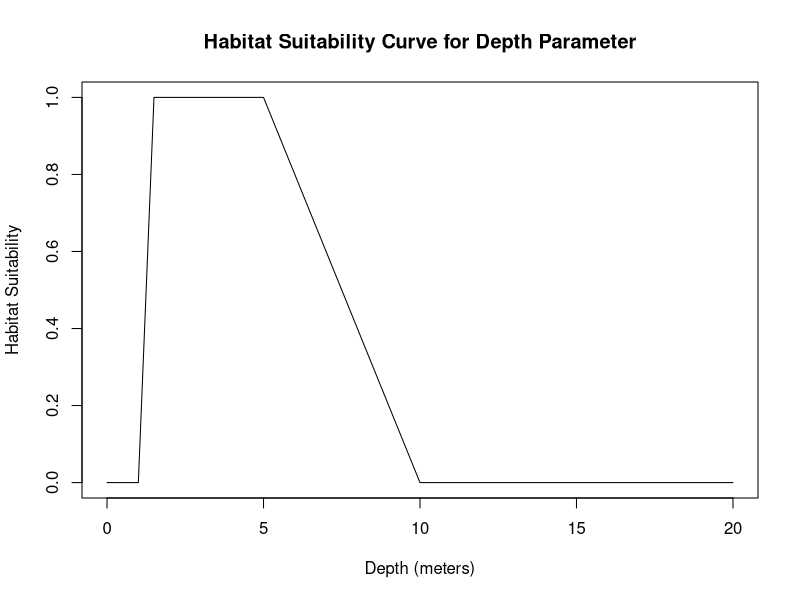
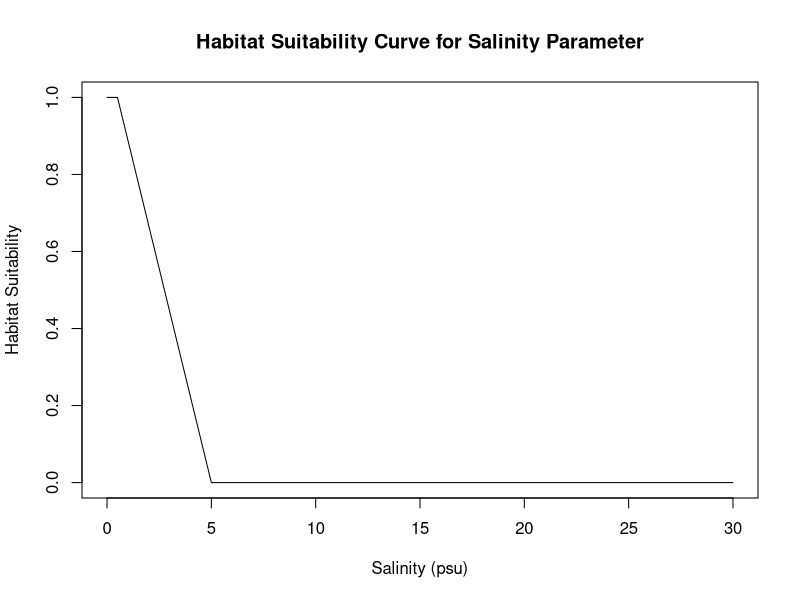
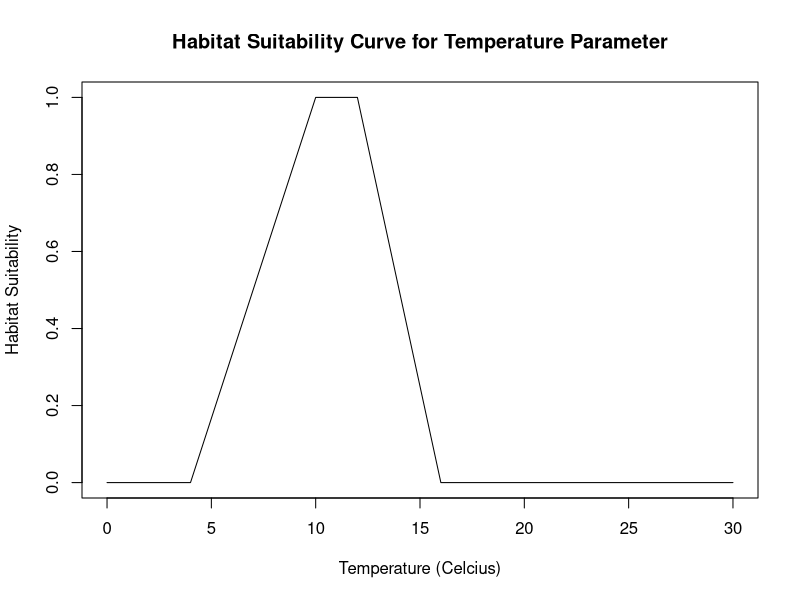
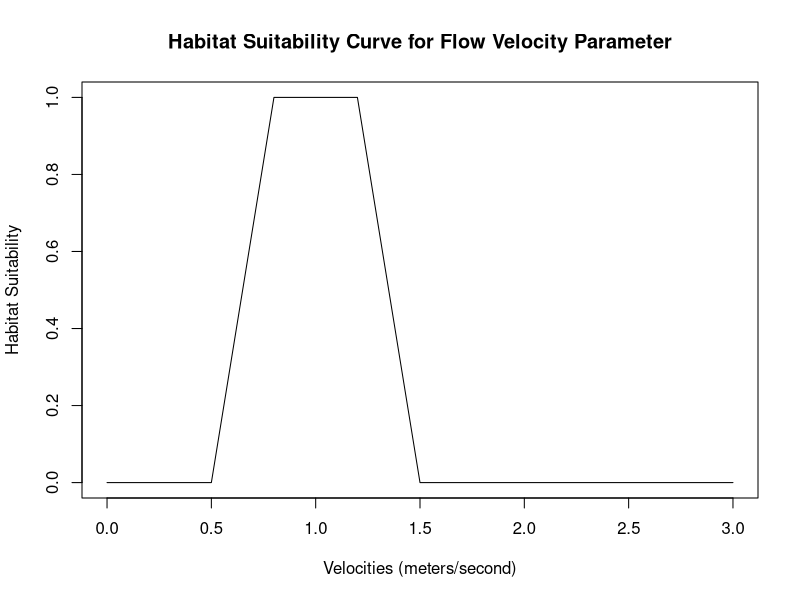
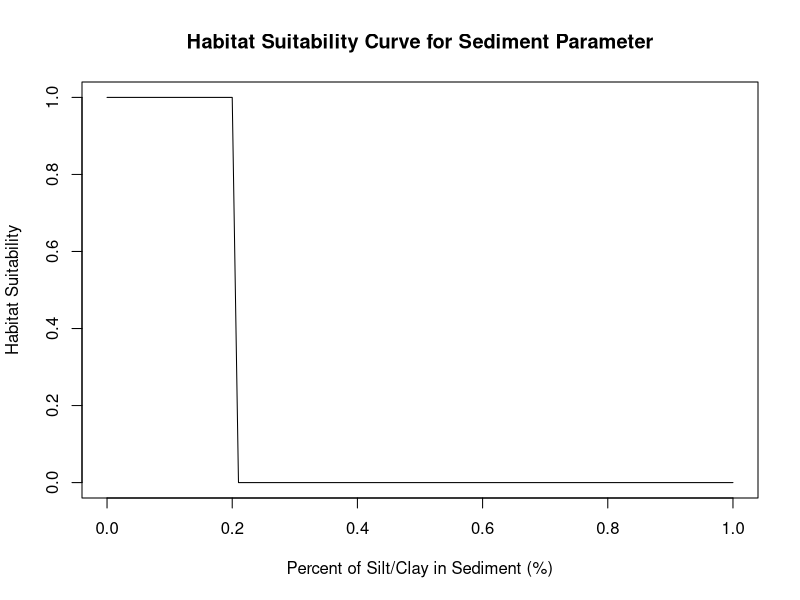

R code for these plots, in order:
## ---- chunk 1
#depth_range <- c(0.305,0.61)#in meters
depth <- (0.305+1)/2 #average between min & max
depth_suitability_curve <- function(depth) {
  # Define the optimal range for depth
  optimal_depth_range <- c(1.5, 5) # meters

  # Define the lower and upper thresholds for depth
  lower_threshold <- 1 # meters
  upper_threshold <- 10 # meters

  # Compute the habitat suitability score based on depth
  if (depth < lower_threshold | depth > upper_threshold) {
    suitability_score <- 0
  } else if (depth >= optimal_depth_range[1] & depth <= optimal_depth_range[2]) {
    suitability_score <- 1
  } else if (depth < optimal_depth_range[1]) {
    suitability_score <- (depth - lower_threshold) / (optimal_depth_range[1] - lower_threshold)
  } else if (depth > optimal_depth_range[2]) {
    suitability_score <- (upper_threshold - depth) / (upper_threshold - optimal_depth_range[2])
  }

  return(suitability_score)
}
plot_depth_suitability_curve <- function() {
  # Define the range of depths to plot
  depths <- seq(0, 20, by = 0.01)

  # Compute the habitat suitability score for each depth value
  suitability_scores <- sapply(depths, depth_suitability_curve)

  # Plot the suitability scores as a curve
  plot(depths, suitability_scores, type = "l", xlab = "Depth (meters)", ylab = "Habitat Suitability", ylim=c(0,1),
       main = "Habitat Suitability Curve for Depth Parameter")
}
plot_depth_suitability_curve()
## ---- chunk 2
#optimal Salinity range from 0.0psu-0.5psu
Salinity <- (0+0.5)/2 #average between min & max
salinity_suitability_curve <- function(Salinity) {
  # Define the optimal range for Salinity
  optimal_salinity_range <- c(0, 0.5) #psu

  # Define the lower and upper thresholds for Salinity
  lower_threshold <- 0 # psu
  upper_threshold <- 5 # psu

  # Compute the habitat suitability score based on Salinity
  if (Salinity < lower_threshold | Salinity > upper_threshold) {
    suitability_score <- 0
  } else if (Salinity >= optimal_salinity_range[1] & Salinity <= optimal_salinity_range[2]) {
    suitability_score <- 1
  } else if (Salinity < optimal_salinity_range[1]) {
    suitability_score <- (Salinity - lower_threshold) / (optimal_salinity_range[1] - lower_threshold)
  } else if (Salinity > optimal_salinity_range[2]) {
    suitability_score <- (upper_threshold - Salinity) / (upper_threshold - optimal_salinity_range[2])
  }

  return(suitability_score)
}
plot_salinity_suitability_curve <- function() {
  # Define the range of Salinities to plot
  Salinities <- seq(0, 30, by = 0.01)

  # Compute the habitat suitability score for each depth value
  suitability_scores <- sapply(Salinities, salinity_suitability_curve)

  # Plot the suitability scores as a curve
  plot(Salinities, suitability_scores, type = "l", xlab = "Salinity (psu)", ylab = "Habitat Suitability", ylim=c(0,1),
       main = "Habitat Suitability Curve for Salinity Parameter")
}
plot_salinity_suitability_curve()
## ---- chunk 3
#optimal temperature range from 10-12
temperature <- (10+12)/2 #average between min & max
temperature_suitability_curve <- function(temperature,optimal_temp_range) {
  # Define the optimal range for temperature
  optimal_temp_range <- c(10,12) #celcius

  # Define the lower and upper thresholds for temperature
  lower_threshold <- 4 # psu
  upper_threshold <- 16 # psu

  # Compute the habitat suitability score based on temperature
  if (temperature < lower_threshold | temperature > upper_threshold) {
    suitability_score <- 0
  } else if (temperature >= optimal_temp_range[1] & temperature <= optimal_temp_range[2]) {
    suitability_score <- 1
  } else if (temperature < optimal_temp_range[1]) {
    suitability_score <- (temperature - lower_threshold) / (optimal_temp_range[1] - lower_threshold)
  } else if (temperature > optimal_temp_range[2]) {
    suitability_score <- (upper_threshold - temperature) / (upper_threshold - optimal_temp_range[2])
  }

  return(suitability_score)
}
plot_temperature_suitability_curve <- function() {
  # Define the range of temperature to plot
  temps <- seq(0, 30, by = 0.01)

  # Compute the habitat suitability score for each depth value
  suitability_scores <- sapply(temps, temperature_suitability_curve)

  # Plot the suitability scores as a curve
  plot(temps, suitability_scores, type = "l", xlab = "Temperature (Celcius)", ylab = "Habitat Suitability", ylim=c(0,1),
       main = "Habitat Suitability Curve for Temperature Parameter")
}
plot_temperature_suitability_curve()
## ---- chunk 4
#depth_range <- c(0.305,0.61)#in meters
flow_velocity <- (0.5-1.5)/2 #average between min & max
flow_velocity_suitability <- function(flow_velocity) {
  # Define the optimal range for depth
  optimal_velocity_range <- c(0.8, 1.2) # meters/second

  # Define the lower and upper thresholds for depth
  lower_threshold <- 0.5 # meters/second
  upper_threshold <- 1.5 # meters/second

  # Compute the habitat suitability score based on depth
  if (flow_velocity < lower_threshold | flow_velocity > upper_threshold) {
    suitability_score <- 0
  } else if (flow_velocity >= optimal_velocity_range[1] & flow_velocity <= optimal_velocity_range[2]) {
    suitability_score <- 1
  } else if (flow_velocity < optimal_velocity_range[1]) {
    suitability_score <- (flow_velocity - lower_threshold) / (optimal_velocity_range[1] - lower_threshold)
  } else if (flow_velocity > optimal_velocity_range[2]) {
    suitability_score <- (upper_threshold - flow_velocity) / (upper_threshold - optimal_velocity_range[2])
  }

  return(suitability_score)
}
plot_Velocity_suitability_curve <- function() {
  # Define the range of depths to plot
  velocities <- seq(0,3, by = 0.01)

  # Compute the habitat suitability score for each depth value
  suitability_scores <- sapply(velocities, flow_velocity_suitability)

  # Plot the suitability scores as a curve
  plot(velocities, suitability_scores, type = "l", xlab = "Velocities (meters/second)", ylab = "Habitat Suitability", ylim=c(0,1),
       main = "Habitat Suitability Curve for Flow Velocity Parameter")
}
plot_Velocity_suitability_curve()
## ---- chunk 5
#depth_range <- c(0.305,0.61)#in meters
SiltClay_per <- (0-0.2)/2 #average between min & max
siltclay_suitability <- function(SiltClay_per) {
  # Define the optimal range for depth
  optimal_siltclay_range <- c(0, 0.2) # percent

  # Define the lower and upper thresholds for silt clay percentage
  lower_threshold <- 0 # meters/second
  upper_threshold <- 0.2 # meters/second

  # Compute the habitat suitability score based on depth
  if (SiltClay_per < lower_threshold | SiltClay_per > upper_threshold) {
    suitability_score <- 0
  } else if (SiltClay_per >= optimal_siltclay_range[1] & SiltClay_per <= optimal_siltclay_range[2]) {
    suitability_score <- 1
  } else if (SiltClay_per < optimal_siltclay_range[1]) {
    suitability_score <- (SiltClay_per - lower_threshold) / (optimal_siltclay_range[1] - lower_threshold)
  } else if (SiltClay_per > optimal_siltclay_range[2]) {
    suitability_score <- (upper_threshold - SiltClay_per) / (upper_threshold - optimal_siltclay_range[2])
  }

  return(suitability_score)
}
plot_SiltClay_suitability_curve <- function() {
  # Define the range of depths to plot
  siltclay_percentile <- seq(0,1, by = 0.01)

  # Compute the habitat suitability score for each depth value
  suitability_scores <- sapply(siltclay_percentile, siltclay_suitability)

  # Plot the suitability scores as a curve
  plot(siltclay_percentile, suitability_scores, type = "l", xlab = "Percent of Silt/Clay in Sediment (%)", ylab = "Habitat Suitability", ylim=c(0,1),
       main = "Habitat Suitability Curve for Sediment Parameter")
}
plot_SiltClay_suitability_curve()
